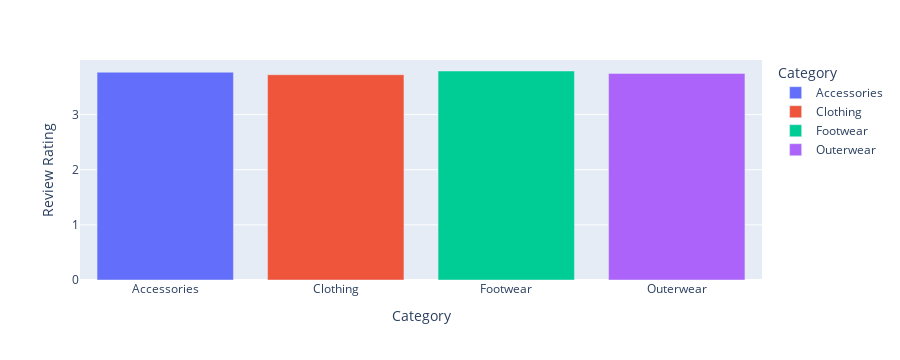

Notebook cell for this chart:
### Code cell
#Average review rating for each category
fig = px.bar(shop_groupby , x= 'Category' , y = 'Review Rating'  , color = 'Category') 
fig.show()

### Figure 1 — Plotly figure (JSON) as saved in the notebook; plotly's stock layout.template omitted (floating-point values rounded to 4 significant figures)
{"data": [{"alignmentgroup": "True", "hovertemplate": "Category=%{x}<br>Review Rating=%{y}<extra></extra>", "legendgroup": "Accessories", "marker": {"color": "#636efa", "pattern": {"shape": ""}}, "name": "Accessories", "offsetgroup": "Accessories", "orientation": "v", "showlegend": true, "textposition": "auto", "type": "bar", "x": ["Accessories"], "xaxis": "x", "y": [3.769], "yaxis": "y"}, {"alignmentgroup": "True", "hovertemplate": "Category=%{x}<br>Review Rating=%{y}<extra></extra>", "legendgroup": "Clothing", "marker": {"color": "#EF553B", "pattern": {"shape": ""}}, "name": "Clothing", "offsetgroup": "Clothing", "orientation": "v", "showlegend": true, "textposition": "auto", "type": "bar", "x": ["Clothing"], "xaxis": "x", "y": [3.723], "yaxis": "y"}, {"alignmentgroup": "True", "hovertemplate": "Category=%{x}<br>Review Rating=%{y}<extra></extra>", "legendgroup": "Footwear", "marker": {"color": "#00cc96", "pattern": {"shape": ""}}, "name": "Footwear", "offsetgroup": "Footwear", "orientation": "v", "showlegend": true, "textposition": "auto", "type": "bar", "x": ["Footwear"], "xaxis": "x", "y": [3.791], "yaxis": "y"}, {"alignmentgroup": "True", "hovertemplate": "Category=%{x}<br>Review Rating=%{y}<extra></extra>", "legendgroup": "Outerwear", "marker": {"color": "#ab63fa", "pattern": {"shape": ""}}, "name": "Outerwear", "offsetgroup": "Outerwear", "orientation": "v", "showlegend": true, "textposition": "auto", "type": "bar", "x": ["Outerwear"], "xaxis": "x", "y": [3.747], "yaxis": "y"}], "layout": {"barmode": "relative", "height": 360, "legend": {"title": {"text": "Category"}, "tracegroupgap": 0}, "margin": {"t": 60}, "xaxis": {"anchor": "y", "autorange": true, "categoryarray": ["Accessories", "Clothing", "Footwear", "Outerwear"], "categoryorder": "array", "domain": [0, 1], "range": [-0.5, 3.5], "title": {"text": "Category"}, "type": "category"}, "yaxis": {"anchor": "x", "autorange": true, "domain": [0, 1], "range": [0, 3.99], "title": {"text": "Review Rating"}, "type": "linear"}}}
